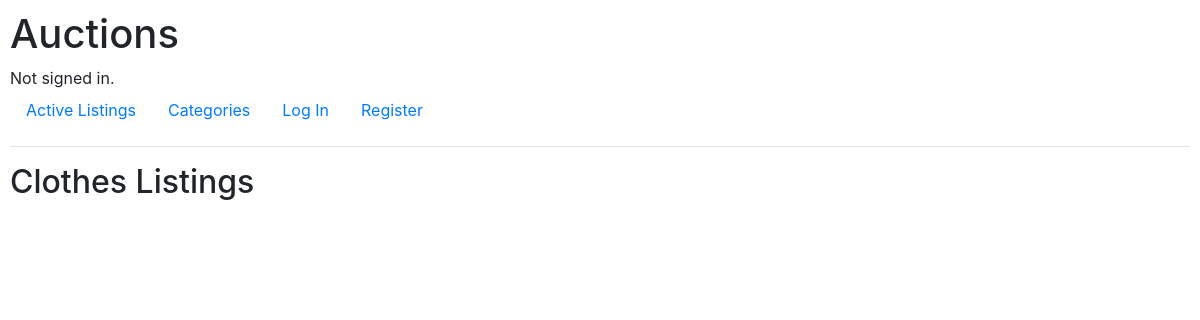
Page /Clothes/category_listings on the earlier database version.
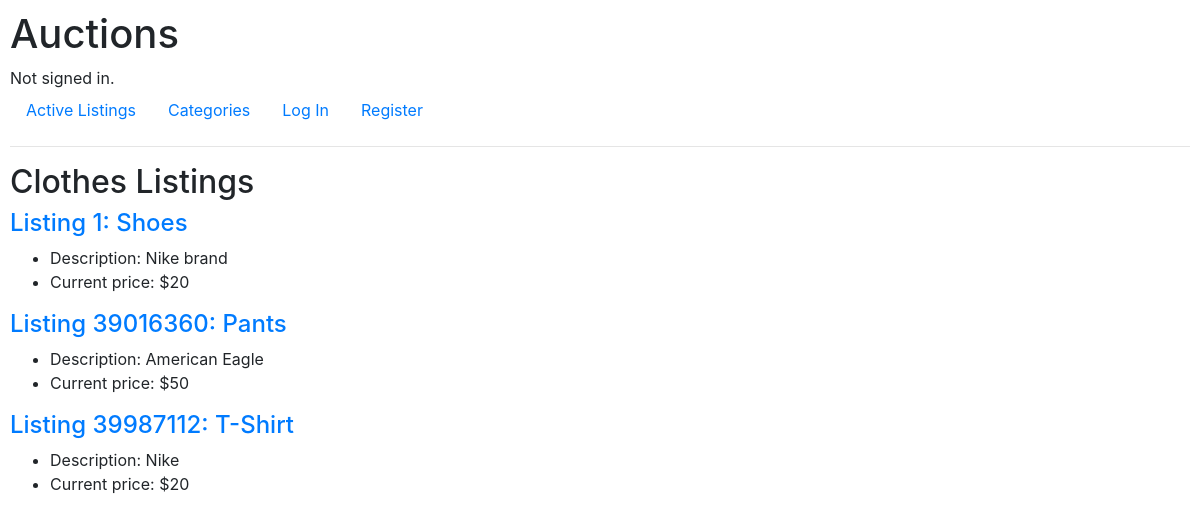
Same page on the later database version.
### auctions/models.py (models this page shows)
class Listing(models.Model):
    listing_id = models.AutoField(primary_key=True)
    title = models.CharField(max_length=64)
    description = models.CharField(max_length=500)
    price = models.IntegerField()
    image_URL = models.URLField(blank=True)
    category = models.ForeignKey(Categorie, on_delete=models.CASCADE, related_name="listing")
    username = models.CharField(max_length=64)
    closed = models.BooleanField()

### auctions/views.py (the view)
# urls.py: path("<str:category_name>/category_listings", views.category_listings, name="category_listings"),
def category_listings(request, category_name):
    return render(request, "auctions/category_listings.html", {
        "category_name": category_name,
        "category_listings": Listing.objects.filter(category=category_name)
    })

### auctions/templates/auctions/category_listings.html (shortened to what this page needs)
{% extends "auctions/layout.html" %}
{% block body %}
<h2>{{category_name}} Listings</h2>
{% for listing in category_listings %}
<h4>
    <a href="{% url 'listing_details' listing.listing_id %}">
        Listing {{listing.listing_id}}: {{listing.title}}
    </a>
</h4>
<ul>
    <li>Description: {{listing.description}}</li>
    <li>Current price: ${{listing.price}}</li>
</ul>
{% endfor %}
{% endblock %}

### auctions/templates/auctions/layout.html (shortened to what this page needs)
{% load static %}
<!DOCTYPE html>
<html lang="en">
<head>
    <link rel="stylesheet" href="https://stackpath.bootstrapcdn.com/bootstrap/4.4.1/css/bootstrap.min.css"
>
    <link href="{% static 'auctions/styles.css' %}" rel="stylesheet">
</head>
<body>
    <h1>Auctions</h1>
    <div>
        {% if user.is_authenticated %}
        Signed in as <strong>{{ user.username }}</strong>.
        {% else %}
        Not signed in.
        {% endif %}
    </div>
    <ul class="nav">
        <li class="nav-item">
            <a class="nav-link" href="{% url 'index' %}">Active Listings</a>
        </li>
        <li class="nav-item">
            <a class="nav-link" href="{% url 'categories' %}">Categories</a>
        </li>
        {% if user.is_authenticated %}
        <li class="nav-item">
            <a class="nav-link" href="{% url 'watchlist' %}">Watchlist</a>
        </li>
        <li class="nav-item">
            <a class="nav-link" href="{% url 'create_listing_form' %}">Create Listing</a>
        </li>
        <li class="nav-item">
            <a class="nav-link" href="{% url 'logout' %}">Log Out</a>
        </li>
        {% else %}
        <li class="nav-item">
            <a class="nav-link" href="{% url 'login' %}">Log In</a>
        </li>
        <li class="nav-item">
            <a class="nav-link" href="{% url 'register' %}">Register</a>
        </li>
        {% endif %}
    </ul>
    <hr>
    {% block body %}
    {% endblock %}
</body>
</html>

### auctions/static/auctions/styles.css (style rules this page uses)
body { padding: 10px; }

Differences in the rows shown:
now on this page (row edited): Listing: listing_id "1", title "Shoes", description "Nike brand", price "20"
added Listing: listing_id "39016360", title "Pants", description "American Eagle", price "50"
added Listing: listing_id "39987112", title "T-Shirt", description "Nike", price "20"
